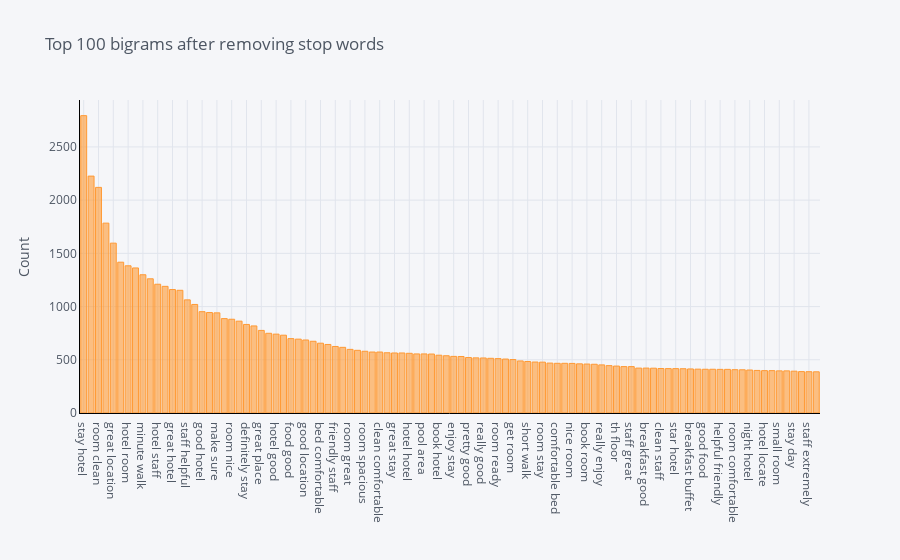

Source (notebook cell):
### Markdown cell above
**Top 100 Biagrams**

### Code cell
plot_model(plot = 'bigram')

### Figure 1 — Plotly figure (JSON) as saved in the notebook; plotly's stock layout.template omitted (floating-point values rounded to 4 significant figures)
{"data": [{"name": "count", "text": "", "y": [2794, 2226, 2120, 1784, 1596, 1417, 1383, 1363, 1299, 1261, 1210, 1190, 1160, 1153, 1063, 1020, 952, 944, 941, 887, 881, 863, 832, 818, 776, 749, 741, 731, 699, 694, 686, 674, 656, 644, 625, 617, 598, 589, 580, 573, 573, 566, 564, 564, 561, 555, 555, 554, 543, 538, 532, 531, 521, 518, 517, 514, 511, 507, 502, 489, 484, 479, 478, 469, 467, 467, 466, 462, 460, 458, 452, 445, 441, 436, 436, 422, 422, 421, 418, 417, 417, 416, 414, 412, 411, 411, 410, 410, 407, 406, 404, 400, 398, 398, 396, 396, 393, 389, 388, 387], "marker": {"color": "rgba(255, 153, 51, 0.6)", "line": {"color": "rgba(255, 153, 51, 1.0)", "width": 1}}, "x": ["stay hotel", "staff friendly", "room clean", "stay night", "great location", "friendly helpful", "hotel room", "hotel stay", "minute walk", "place stay", "hotel staff", "room small", "great hotel", "room service", "staff helpful", "hotel great", "good hotel", "night stay", "make sure", "room room", "room nice", "great time", "definitely stay", "recommend hotel", "great place", "room large", "hotel good", "stay room", "food good", "view room", "good location", "clean room", "bed comfortable", "nice hotel", "friendly staff", "good value", "room great", "year old", "room spacious", "location great", "clean comfortable", "room hotel", "great stay", "hotel location", "hotel hotel", "room good", "pool area", "hotel night", "book hotel", "desk staff", "enjoy stay", "stay stay", "pretty good", "good thing", "really good", "room floor", "room ready", "really nice", "get room", "read review", "short walk", "breakfast include", "room stay", "spend night", "comfortable bed", "floor room", "nice room", "great view", "book room", "hotel clean", "really enjoy", "block away", "th floor", "nice touch", "staff great", "great value", "breakfast good", "make reservation", "clean staff", "great room", "star hotel", "night room", "breakfast buffet", "standard room", "good food", "spend time", "helpful friendly", "hotel excellent", "room comfortable", "definitely recommend", "night hotel", "customer service", "hotel locate", "walk away", "small room", "hot water", "stay day", "excellent location", "staff extremely", "time stay"], "type": "bar", "orientation": "v"}], "layout": {"title": {"text": "Top 100 bigrams after removing stop words", "font": {"color": "#4D5663"}}, "paper_bgcolor": "#F5F6F9", "plot_bgcolor": "#F5F6F9", "yaxis": {"tickfont": {"color": "#4D5663"}, "title": {"text": "Count", "font": {"color": "#4D5663"}}, "showgrid": true, "zerolinecolor": "#E1E5ED", "gridcolor": "#E1E5ED", "linecolor": "black"}, "xaxis": {"tickfont": {"color": "#4D5663"}, "title": {"text": "", "font": {"color": "#4D5663"}}, "showgrid": true, "zerolinecolor": "#E1E5ED", "gridcolor": "#E1E5ED", "linecolor": "black"}, "legend": {"bgcolor": "#F5F6F9", "font": {"color": "#4D5663"}}}}
